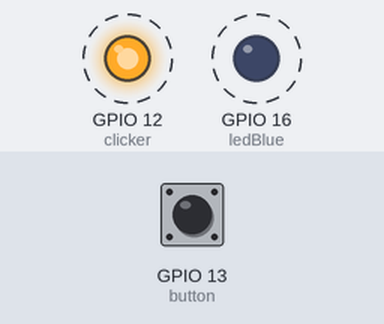
This program was run on a simulated ESP8266 board running MicroPython. On the bench: output pins drawn as LEDs (lit = HIGH). Dashed ring = blinking. The test bench sets the inputs (shaded band); at power-on: GPIO 13 (button) HIGH. WiFi joins after 1.5 s; no MQTT or app messages arrive unless stated.

Above: at 1.9 s.
Timing chart, 0 to 4.7 s (numbered marks = the images above):
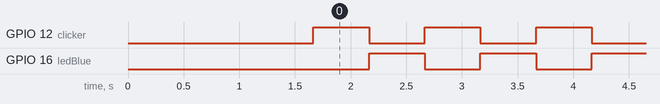

The program:

Alarmanlage_v2.0.py
```python
from machine import Pin, ADC
import time
import network
from umqtt.simple import MQTTClient

wlan_ssid = "wlan1320"
wlan_pass = "wlan1320pw"
mqtt_ip = "192.168.1.135"

wlan = network.WLAN(network.STA_IF)
wlan.active(True)

wlan.connect(wlan_ssid, wlan_pass)

while not wlan.isconnected():
    time.sleep(0.5)

client = MQTTClient(b"alarm_siko", mqtt_ip)
client.connect()

ledBlue = Pin(16, Pin.OUT)
clicker = Pin(12, Pin.OUT)

button = Pin(13, Pin.IN, Pin.PULL_UP)
light = ADC(0)


def pollbutton():
    if button.value() == 1:
        return True
    else:
        return False

def polllight():
    # Currently reacts to darkness for testing purposes. Replace "lesser than" with "greater than" later
    if light.read_u16() < 10000:
        return True
    else:
        return False


alertTriggered = False
alertTime = 0
alertTrigger = ""

client.publish(b"/1320/alarmanlage/zustand", b"Good mythical morning! Booted and ready for action.")

while True:
    while not alertTriggered:
        if pollbutton():
            alertTriggered = True
            alertTime = time.ticks_ms()
            alertTrigger = "button"
        elif polllight():
            alertTriggered = True
            alertTime = time.ticks_ms()
            alertTrigger = "light sensor"
        time.sleep(0.01)

    alertMsgInitial = "Alert scenario triggered by " + alertTrigger + "! Waiting for 30000 ticks."
    client.publish(b"/1320/alarmanlage/zustand", alertMsgInitial.encode())

    while time.ticks_diff(time.ticks_ms(), alertTime) < 30000:
        for x in range(0, 10):
            ledBlue.off()
            clicker.on()
            time.sleep(0.5)
            ledBlue.on()
            clicker.off()
            time.sleep(0.5)
        alertMsgProgress = "Alert scenario triggered " + str(time.ticks_diff(time.ticks_ms(), alertTime)) + " ticks ago by " + alertTrigger + "."
        client.publish(b"/1320/alarmanlage/zustand", alertMsgProgress.encode())
    alertTriggered = False
    client.publish(b"/1320/alarmanlage/zustand", b"Alert over. Listening for input.")
```

Measured:
- by itself, GPIO 12 (clicker), GPIO 16 (ledBlue): alternates HIGH for 0.50 s and LOW for 0.50 s
